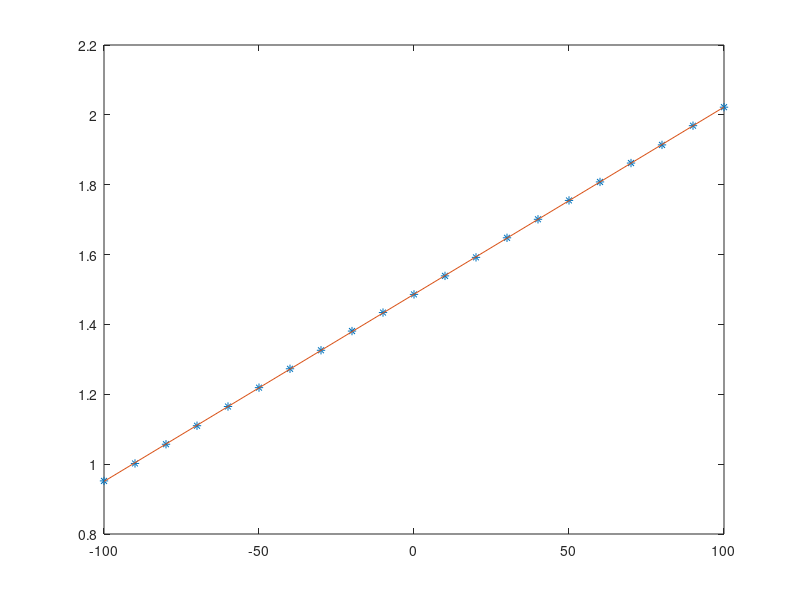
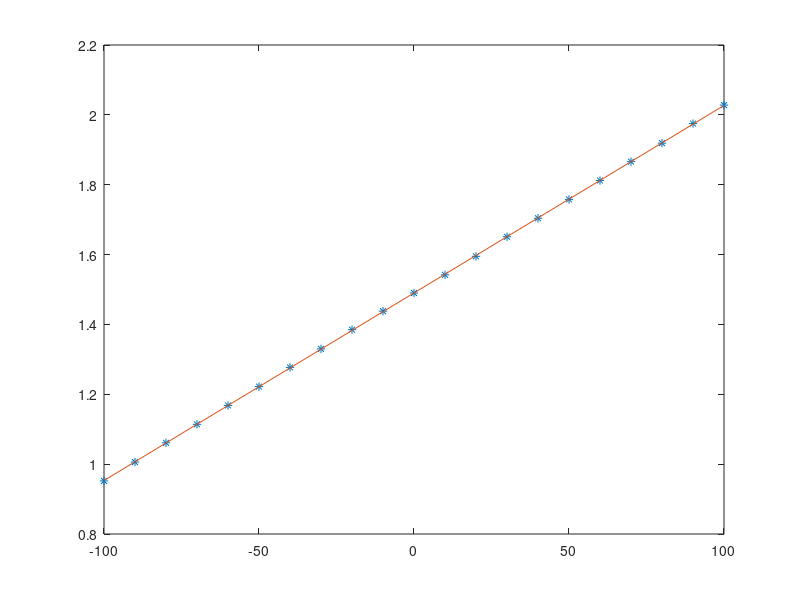
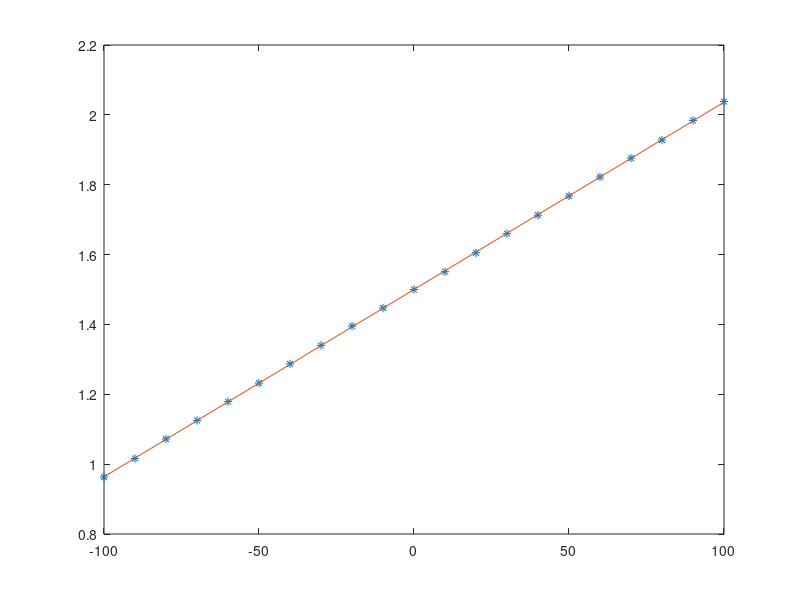
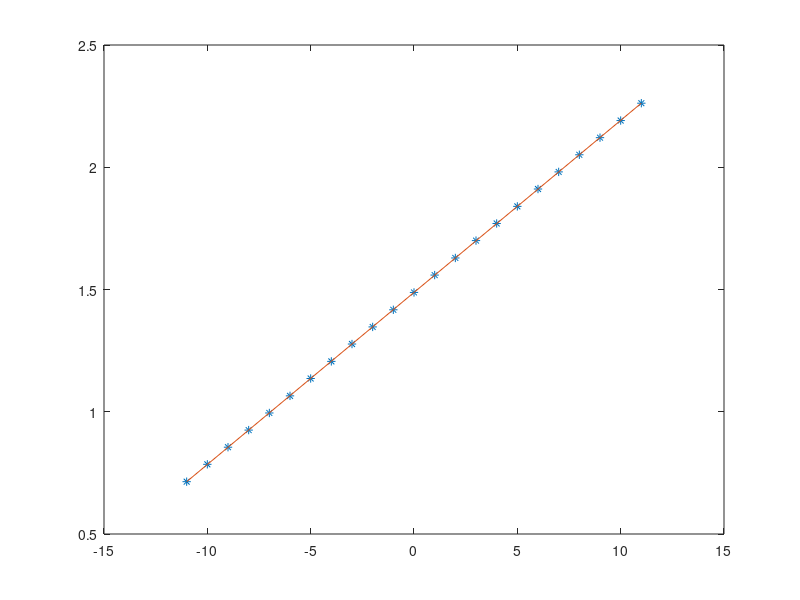

These charts were generated, in order, by the following MATLAB code:
%% Board 1 - Sensor 1
%% VPS
V_in = -100:10:100;
VPS1 = [0.963,1.016,1.071,1.124,1.177,1.231,1.285,1.338,1.393,1.446,1.498,1.55,1.603,1.658,1.711,1.765,1.819,1.873,1.925,1.98,2.033];
VPS2 = [0.958,1.011,1.067,1.12,1.174,1.228,1.282,1.336,1.391,1.444,1.495,1.549,1.602,1.657,1.71,1.764,1.818,1.873,1.926,1.981,2.034];
VPS3 = [0.957,1.010,1.065,1.118,1.172,1.225,1.279,1.332,1.387,1.44,1.492,1.544,1.597,1.652,1.705,1.759,1.812,1.866,1.919,1.974,2.027];

% a = 1/183.448;
% b = 1.497;
% y = a*V_in+b;

p1_v_1 = polyfit(V_in,VPS1,1);
y1 = polyval(p1_v_1,V_in); 

p1_v_2 = polyfit(V_in,VPS2,1);
y2 = polyval(p1_v_2,V_in); 

p1_v_3 = polyfit(V_in,VPS3,1);
y3 = polyval(p1_v_3,V_in); 

% figure()
% plot(V_in,VPS1,'*',V_in,y1)
% figure()
% plot(V_in,VPS2,'*',V_in,y2)
% figure()
% plot(V_in,VPS3,'*',V_in,y3)

%% IPS
I_in = 11:-1:-11;
IPS1 = [2.262,2.191,2.121,2.051,1.981,1.911,1.84,1.77,1.7,1.629,1.559,1.488,1.417,1.347,1.277,1.206,1.136,1.065,0.995,0.925,0.855,0.785,0.714];
IPS2 = [2.268,2.197,2.127,2.058,1.987,1.917,1.846,1.776,1.706,1.635,1.565,1.495,1.423,1.353,1.282,1.212,1.142,1.071,1.001,0.931,0.861,0.791,0.721];
IPS3 = [2.271,2.200,2.130,2.061,1.991,1.920,1.850,1.779,1.709,1.639,1.569,1.498,1.426,1.356,1.285,1.215,1.145,1.075,1.004,0.934,0.864,0.794,0.724];

% a = 0.07047;
% b = 1.497;
% y = a*V_in+b;

p1_i_1 = polyfit(I_in,IPS1,1);
y1 = polyval(p1_i_1,I_in); 

p1_i_2 = polyfit(I_in,IPS2,1);
y2 = polyval(p1_i_2,I_in); 

p1_i_3 = polyfit(I_in,IPS3,1);
y3 = polyval(p1_i_3,I_in); 

% figure()
% plot(I_in,IPS1,'*',I_in,y1)
% figure()
% plot(I_in,IPS2,'*',I_in,y2)
% figure()
% plot(I_in,IPS3,'*',I_in,y3)

%% Board 2 - Sensor 2
%% VPS
V_in = -100:10:100;
VPS1 = [0.952,1.002,1.057,1.11,1.165,1.219,1.273,1.326,1.381,1.434,1.486,1.539,1.592,1.648,1.701,1.755,1.808,1.862,1.914,1.969,2.022];
VPS2 = [0.952,1.006,1.061,1.114,1.168,1.222,1.277,1.33,1.385,1.438,1.49,1.542,1.595,1.651,1.704,1.758,1.812,1.866,1.919,1.975,2.028];
VPS3 = [0.963,1.016,1.072,1.125,1.179,1.232,1.287,1.34,1.395,1.447,1.5,1.551,1.605,1.66,1.713,1.768,1.822,1.876,1.928,1.984,2.038];

a = 1/183.448;
b = 1.497;
y = a*V_in+b;

p2_v_1 = polyfit(V_in,VPS1,1);
y1 = polyval(p2_v_1,V_in); 

p2_v_2 = polyfit(V_in,VPS2,1);
y2 = polyval(p2_v_2,V_in); 

p2_v_3 = polyfit(V_in,VPS3,1);
y3 = polyval(p2_v_3,V_in); 

figure()
plot(V_in,VPS1,'*',V_in,y1)
figure()
plot(V_in,VPS2,'*',V_in,y2)
figure()
plot(V_in,VPS3,'*',V_in,y3)

%% IPS
I_in = 11:-1:-11;
IPS1 = [2.262,2.191,2.121,2.051,1.981,1.911,1.84,1.77,1.7,1.629,1.559,1.488,1.417,1.347,1.277,1.206,1.136,1.065,0.995,0.925,0.855,0.785,0.714];
IPS2 = [2.268,2.197,2.127,2.058,1.987,1.917,1.846,1.776,1.706,1.635,1.565,1.495,1.423,1.353,1.282,1.212,1.142,1.071,1.001,0.931,0.861,0.791,0.721];
IPS3 = [2.271,2.200,2.130,2.061,1.991,1.920,1.850,1.779,1.709,1.639,1.569,1.498,1.426,1.356,1.285,1.215,1.145,1.075,1.004,0.934,0.864,0.794,0.724];

% a = 0.07047;
% b = 1.497;
% y = a*V_in+b;

p2_i_1 = polyfit(I_in,IPS1,1);
y1 = polyval(p2_i_1,I_in); 

p2_i_2 = polyfit(I_in,IPS2,1);
y2 = polyval(p2_i_2,I_in); 

p2_i_3 = polyfit(I_in,IPS3,1);
y3 = polyval(p2_i_3,I_in); 

figure()
plot(I_in,IPS1,'*',I_in,y1)
figure()
plot(I_in,IPS2,'*',I_in,y2)
figure()
plot(I_in,IPS3,'*',I_in,y3)